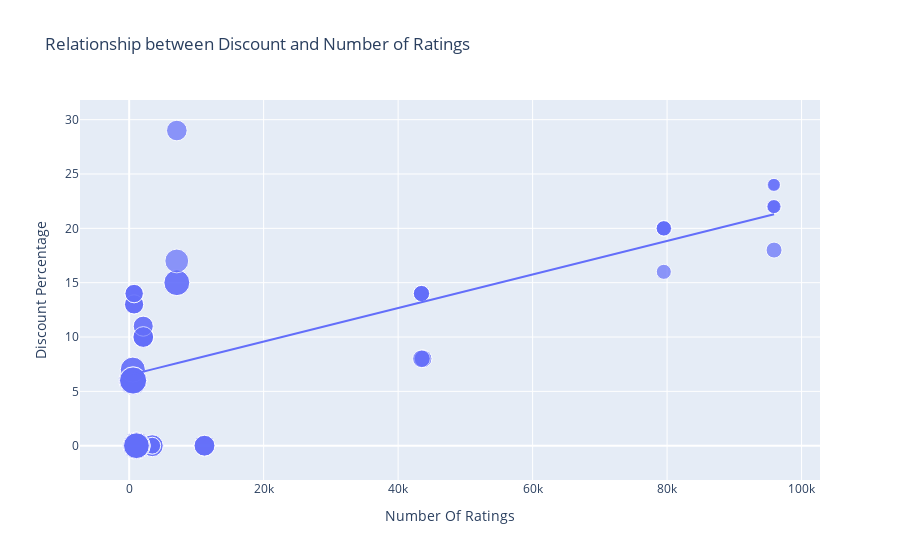

Notebook code cell kept with this figure:
### Code cell
figure = px.scatter(data_frame = data, x="Number Of Ratings",
                    y="Discount Percentage", size="Sale Price",
                    trendline="ols",
                    title="Relationship between Discount and Number of Ratings"
                )
figure.show()

### Figure 1 — Plotly figure (JSON) as saved in the notebook; plotly's stock layout.template omitted (floating-point values rounded to 4 significant figures)
{"data": [{"hovertemplate": "Number Of Ratings=%{x}<br>Discount Percentage=%{y}<br>Sale Price=%{marker.size}<extra></extra>", "legendgroup": "", "marker": {"color": "#636efa", "size": [49900, 84900, 84900, 77000, 77000, 49900, 49900, 77000, 89900, 41999, 39999, 41999, 41999, 41999, 131900, 117100, 131900, 117100, 74999, 117900, 117100, 117900, 99900, 44999, 140900, 130900, 64900, 120900, 59900, 75900, 110900, 130900, 120900, 64900, 64900, 75900, 75900, 120900, 59900, 120900, 75900, 140900, 70900, 70900, 75900, 59900, 110900, 120900, 130900, 130900, 54999, 54999, 29999, 34999, 34999, 34999, 54999, 29999, 46999, 46999, 46999, 46999], "sizemode": "area", "sizeref": 352.2, "symbol": "circle"}, "mode": "markers", "name": "", "orientation": "v", "showlegend": false, "type": "scatter", "x": [3431, 3431, 3431, 11202, 11202, 3431, 3431, 11202, 1454, 79512, 79512, 79582, 79512, 79512, 1078, 1078, 1078, 1078, 7088, 7088, 1078, 7088, 7081, 95909, 542, 580, 740, 545, 740, 2101, 545, 580, 580, 730, 730, 2101, 2101, 580, 740, 580, 2092, 545, 2101, 2092, 2101, 740, 545, 580, 580, 580, 43707, 43707, 95807, 95909, 95807, 95909, 43470, 95909, 43470, 43470, 43470, 43470], "xaxis": "x", "y": [0, 0, 0, 0, 0, 0, 0, 0, 0, 20, 16, 20, 20, 20, 0, 0, 0, 0, 29, 15, 0, 15, 17, 18, 6, 6, 13, 6, 14, 10, 7, 6, 6, 13, 13, 10, 10, 6, 14, 6, 10, 6, 11, 11, 10, 14, 7, 6, 6, 6, 8, 8, 24, 22, 22, 22, 8, 24, 14, 14, 14, 14], "yaxis": "y"}, {"hovertemplate": "<b>OLS trendline</b><br>Discount Percentage = 0.000154292 * Number Of Ratings + 6.49233<br>R<sup>2</sup>=0.468988<br><br>Number Of Ratings=%{x}<br>Discount Percentage=%{y} <b>(trend)</b><extra></extra>", "legendgroup": "", "marker": {"color": "#636efa", "symbol": "circle"}, "mode": "lines", "name": "", "showlegend": false, "type": "scatter", "x": [542, 545, 545, 545, 545, 580, 580, 580, 580, 580, 580, 580, 580, 730, 730, 740, 740, 740, 740, 1078, 1078, 1078, 1078, 1078, 1454, 2092, 2092, 2101, 2101, 2101, 2101, 2101, 3431, 3431, 3431, 3431, 3431, 7081, 7088, 7088, 7088, 11202, 11202, 11202, 43470, 43470, 43470, 43470, 43470, 43707, 43707, 79512, 79512, 79512, 79512, 79582, 95807, 95807, 95909, 95909, 95909, 95909], "xaxis": "x", "y": [6.576, 6.576, 6.576, 6.576, 6.576, 6.582, 6.582, 6.582, 6.582, 6.582, 6.582, 6.582, 6.582, 6.605, 6.605, 6.607, 6.607, 6.607, 6.607, 6.659, 6.659, 6.659, 6.659, 6.659, 6.717, 6.815, 6.815, 6.816, 6.816, 6.816, 6.816, 6.816, 7.022, 7.022, 7.022, 7.022, 7.022, 7.585, 7.586, 7.586, 7.586, 8.221, 8.221, 8.221, 13.2, 13.2, 13.2, 13.2, 13.2, 13.24, 13.24, 18.76, 18.76, 18.76, 18.76, 18.77, 21.27, 21.27, 21.29, 21.29, 21.29, 21.29], "yaxis": "y"}], "layout": {"autosize": true, "legend": {"itemsizing": "constant", "tracegroupgap": 0}, "title": {"text": "Relationship between Discount and Number of Ratings"}, "xaxis": {"anchor": "y", "autorange": true, "domain": [0, 1], "range": [-6321.0, 102100.0], "title": {"text": "Number Of Ratings"}, "type": "linear"}, "yaxis": {"anchor": "x", "autorange": true, "domain": [0, 1], "range": [-5.213, 33.41], "title": {"text": "Discount Percentage"}, "type": "linear"}}}
